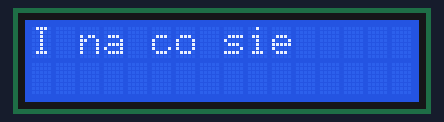
This sketch was run on a simulated Arduino Uno, built with avr-gcc and run on an emulated ATmega328P. Parts: 16×2 character LCD.

Above: at 0.1 s.
At 0.6 s:
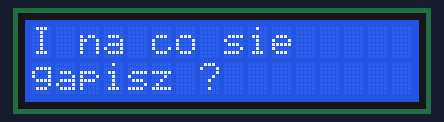

The sketch:

LCD.ino
```cpp
#include <Wire.h>
#include <LiquidCrystal_I2C.h>

LiquidCrystal_I2C lcd(0x27, 16, 2);  // Ustawienie adresu ukladu na 0x27

void setup()
{
  lcd.begin();
  lcd.backlight(); // zalaczenie podwietlenia
  lcd.setCursor(0,0);
  lcd.print("I na co sie");
  delay(500);
  lcd.setCursor(0,1);
  lcd.print("gapisz ?");
}

void loop()
{
   /*lcd.backlight(); // zalaczenie podswietlenia
   delay(5000);
   lcd.noBacklight(); // wylaczenie podswietlenia
   delay(5000);*/
}
```
